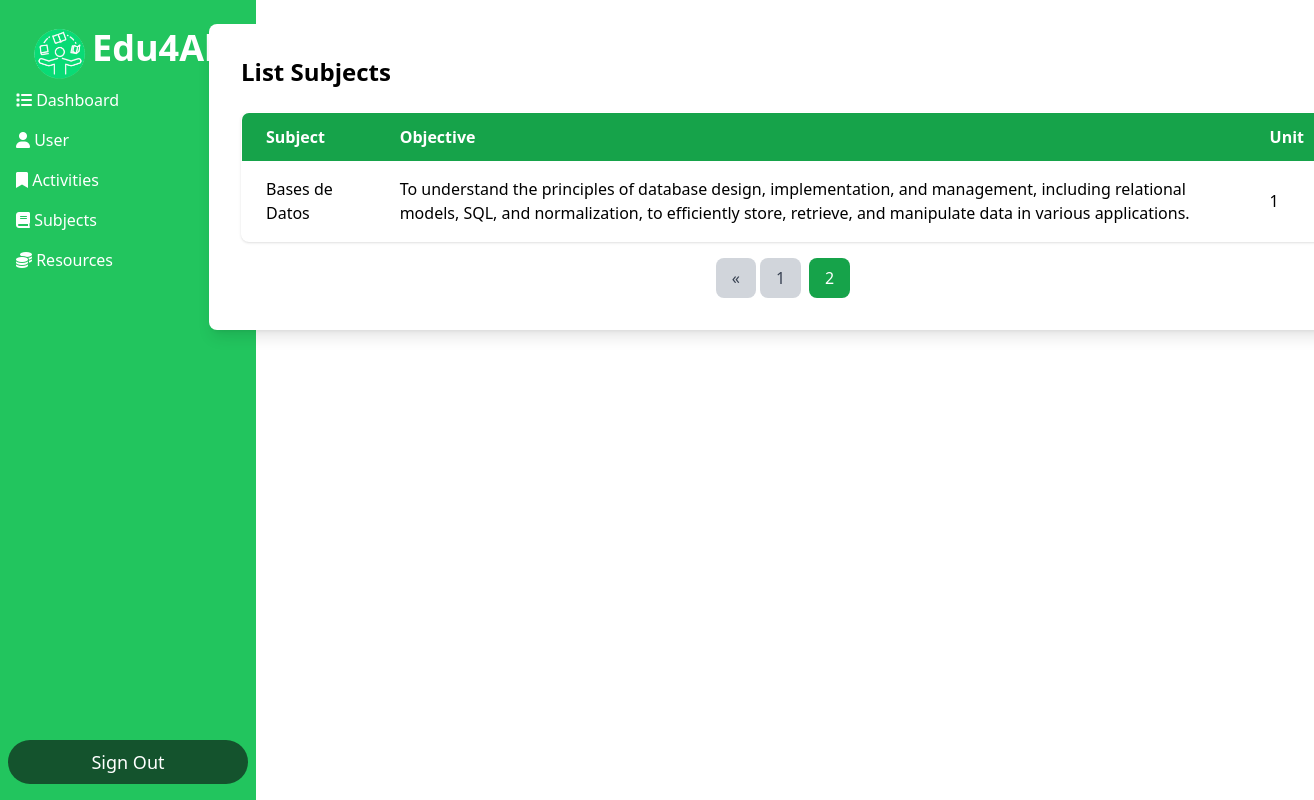
The app's page /Dashboard_Cordinador/Dashboard.php?action=listar_materias&pagina=2 (signed in) with its own data.
### tables this page shows
CREATE TABLE `programas` (
  `id` int(11) NOT NULL,
  `nombre_materia` varchar(100) DEFAULT NULL,
  `objetivos` text DEFAULT NULL,
  `actividades` text DEFAULT NULL,
  `unidad` varchar(50) DEFAULT NULL
);

### Conexion/conexion.php (called while the page is built, shortened)
<?php
	class Conexion
	{
		private $host='localhost';
		private $usuario='root';
		private $password = '';
		private $base='escuela';
		public $sentencia;
		private $conexion;
		private function abrir_conexion(){
			$this->conexion = new mysqli($this->host,$this->usuario,$this->password,$this->base);
		}
		public function obtener_sentencia(){
			$result = $this->conexion->query($this->sentencia);
			return $result;
		}
	}
?>

### Conexion/contacto.php (called while the page is built, shortened)
<?php
    include ("conexion.php");
    class Contacto extends Conexion {
        public function obtenerMateriasConLimite1($offset, $limite) {
            $this->sentencia = "SELECT * FROM programas LIMIT $offset, $limite";
            return $this->obtener_sentencia();
        }
        public function contarTotalMaterias1() {
            $this->sentencia = "SELECT COUNT(*) as total FROM programas";
            $resultado = $this->obtener_sentencia();
            return $resultado->fetch_assoc()['total'];
        }
    }
?>

### Dashboard_Cordinador/listarmaterias.php (the view, shortened to what this page needs)
<?php
require_once("../Conexion/contacto.php");
$obj = new Contacto();
$limite = 5;
$paginaActual = isset($_GET['pagina']) ? (int)$_GET['pagina'] : 1;
$offset = ($paginaActual - 1) * $limite;
$totalRegistros = $obj->contarTotalMaterias1();
$totalPaginas = ceil($totalRegistros / $limite);
$resultado = $obj->obtenerMateriasConLimite1($offset, $limite);
$queryString = $_SERVER['QUERY_STRING'];
parse_str($queryString, $queryArray);
unset($queryArray['pagina']);
$queryString = http_build_query($queryArray);
?>
<div class="max-w-6xl translate-x-32 mx-auto bg-white p-8 rounded-lg shadow-lg">
    <h1 class="text-2xl font-bold mb-6">List Subjects</h1>
    <table class="min-w-full table-auto border-collapse border border-gray-300 rounded-lg overflow-hidden shadow">
        <thead>
            <tr class="bg-green-600 text-white">
                <th class="px-6 py-3 text-left">Subject</th>
                <th class="px-6 py-3 text-left">Objective</th>
                <th class="px-6 py-3 text-left">Unit</th>
            </tr>
        </thead>
        <tbody>
            <?php if ($resultado): ?>
                <?php while ($registro = $resultado->fetch_assoc()): ?>
                    <tr class="even:bg-gray-100 hover:bg-gray-200">
                        <td class="px-6 py-4"><?php echo htmlspecialchars($registro["nombre_materia"]); ?></td>
                        <td class="px-6 py-4"><?php echo htmlspecialchars($registro["objetivos"]); ?></td>
                        <td class="px-6 py-4"><?php echo htmlspecialchars($registro["unidad"]); ?></td>
                    </tr>
                <?php endwhile; ?>
            <?php else: ?>
                <tr>
                    <td colspan="4" class="px-6 py-4 text-center">No subjects found</td>
                </tr>
            <?php endif; ?>
        </tbody>
    </table>
    <div class="mt-4">
        <?php if ($totalPaginas > 1): ?>
            <nav class="flex justify-center">
                <?php if ($paginaActual > 1): ?>
                    <a href="?<?php echo $queryString ? $queryString . '&' : ''; ?>pagina=<?php echo $paginaActual - 1; ?>" class="px-4 py-2 bg-gray-300 text-gray-700 rounded-lg hover:bg-gray-400 transition duration-500">
                        &laquo;
                    </a>
                <?php endif; ?>
                <?php for ($i = max(1, $paginaActual - 2); $i <= min($paginaActual + 2, $totalPaginas); $i++): ?>
                    <a href="?<?php echo $queryString ? $queryString . '&' : ''; ?>pagina=<?php echo $i; ?>" class="px-4 py-2 mx-1 <?php echo ($i == $paginaActual) ? 'bg-green-600 text-white' : 'bg-gray-300 text-gray-700'; ?> rounded-lg hover:bg-gray-400 transition duration-500">
                        <?php echo $i; ?>
                    </a>
                <?php endfor; ?>
            </nav>
        <?php endif; ?>
    </div>
</div>

### records on screen
programas: nombre_materia "Bases de Datos", objetivos "To understand the principles of database design, implementation, and management, including relational models, SQL, and normalization, to efficiently store, retrieve, and manipulate data in various applications.", unidad "1"
